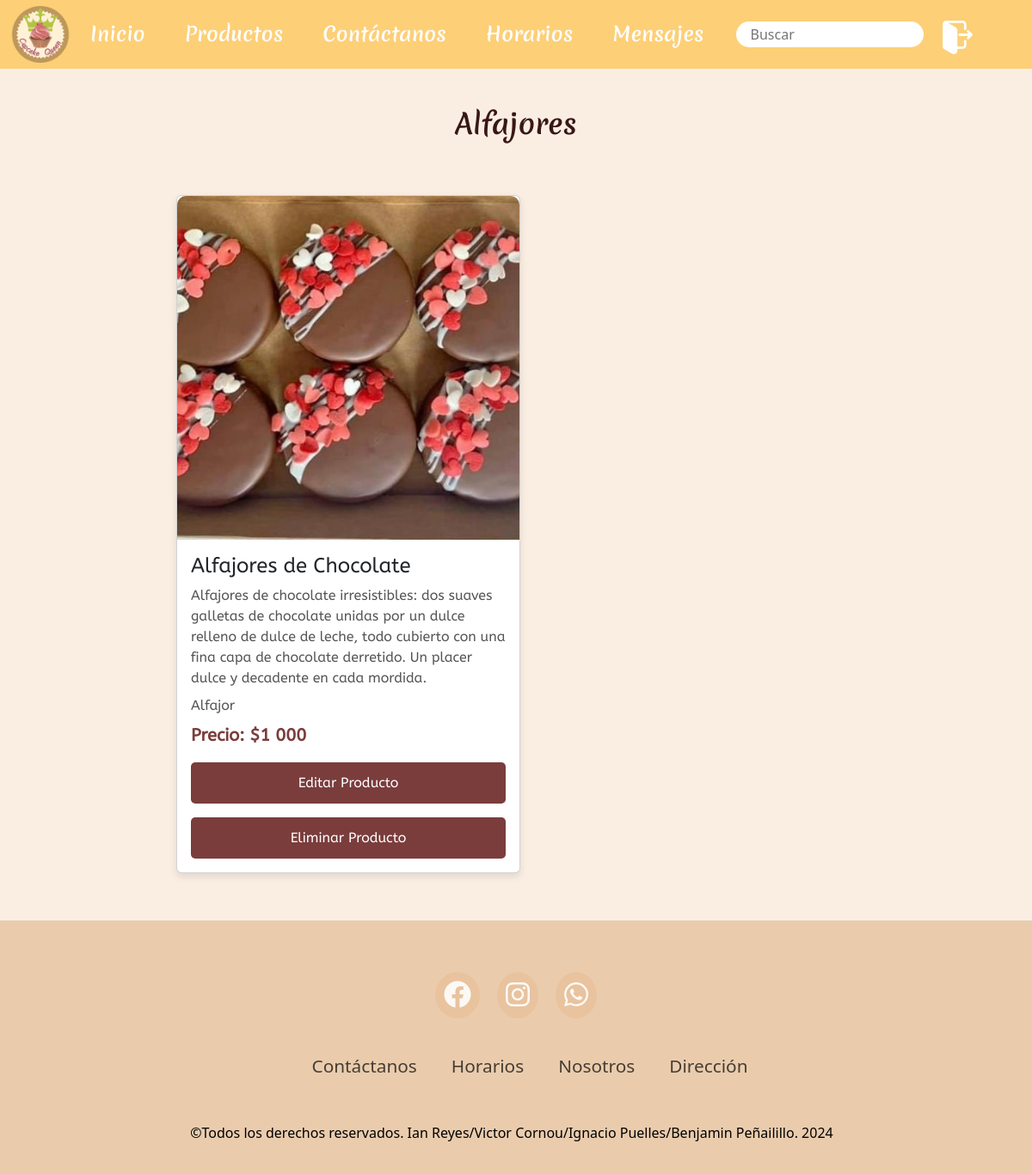
Screenshot of /alfajores/ (signed in) with the database file from the repository.
### pagina/models.py (models this page shows, shortened)
class Producto(models.Model):
    nombre = models.CharField(max_length=100)
    categoria = models.ForeignKey(Categoria, on_delete=models.CASCADE, default=1)
    descripcion = models.TextField()
    precio = models.IntegerField()
    imagen = models.ImageField(upload_to='productos/')

class Categoria(models.Model):
    nombre = models.CharField(max_length=100, unique=True)
    descripcion = models.TextField(blank=True, null=True)
    def __str__(self):
        return self.nombre

### pagina/views.py (the view)
# urls.py: path('alfajores/', views.alfajores, name='alfajores'),
def alfajores(request):
    categoria_Alfajor = Categoria.objects.get(nombre="Alfajor")
    productos = Producto.objects.filter(categoria=categoria_Alfajor)
    return render(request, 'alfajores.html', {'productos': productos})

### pagina/templates/alfajores.html (shortened to what this page needs)
{% extends 'base.html' %}
{% load static %}
{% block content %}
{% load humanize %}
<section class="producto" id="producto">
    <div class="main-text">
        <h2>Alfajores</h2>
    </div>
    <div class="menu-content">
        {% for producto in productos %}
        <div class="card">
            <img src="{{ producto.imagen.url }}" alt="{{ producto.nombre }}">
            <div class="card-content">
                <h3>{{ producto.nombre }}</h3>
                <p>{{ producto.descripcion }}</p>
                <p>{{ producto.categoria}}</p>
                <p class="price">Precio: ${{ producto.precio|intcomma }}</p>
                {% if request.user.is_superuser %}
                    <a href="{% url 'editarProducto' producto.id %}">Editar Producto</a>
                    <a href="{% url 'eliminar_producto' producto.id %}">Eliminar Producto</a>
                {% endif %}
            </div>
        </div>
        {% endfor %}
    </div>
</section>
{% endblock %}

### static/css/style.css (style rules this page uses)
.main-text h2 { color: #381715; font-family: 'Merienda', cursive; margin-bottom: 40px; text-align: center; font-size: 32px; }
.menu-content { display: grid; grid-template-columns: repeat(auto-fit, minmax(400px, 1fr)); gap: 2rem; align-items: center; justify-content: center; margin-top: 4rem; margin-left: 85px; margin-right: 85px; margin-bottom: 35px; }
.card { background-color: #ffffff; box-shadow: 0 4px 8px rgba(0, 0, 0, 0.1); border-radius: 10px; overflow: hidden; transition: transform 0.3s ease; width: 100%; max-width: 400px; }
.card img { width: 100%; height: 400px; object-fit: cover; border-radius: 10px 10px 0 0; }
.card-content { padding: 1rem; font-family: ABeezee; }
.card-content h3 { font-size: 1.5rem; margin-bottom: 0.5rem; }
.card-content p { font-size: 1rem; color: #555555; margin-bottom: 0.5rem; }
.card-content .price { color: #7a3d3c; font-size: 1.25rem; font-weight: bold; }
.card-content a { display: block; text-align: center; background-color: #7a3d3c; color: white; padding: 0.75rem 1rem; border-radius: 5px; text-decoration: none; transition: background-color 0.3s ease; margin-top: 1rem; }
section { padding: 45px 10% 20px; }
.fondo-index { background-color: #faeee3; background-blend-mode: lighten; height: 100%; width: 100%; z-index: -5; position: relative; }
* { padding: 0; margin: 0; box-sizing: border-box; }
body { display: flex; flex-direction: column; min-height: 100vh; }

### rows the page displays
Producto: imagen (picture), nombre "Alfajores de Chocolate", descripcion "Alfajores de chocolate irresistibles: dos suaves galletas de chocolate unidas por un dulce relleno de dulce de leche, todo cubierto con una fina capa de chocolate derretido. Un placer dulce y decadente en cada mordida.", categoria "Alfajor", precio "1 000"
